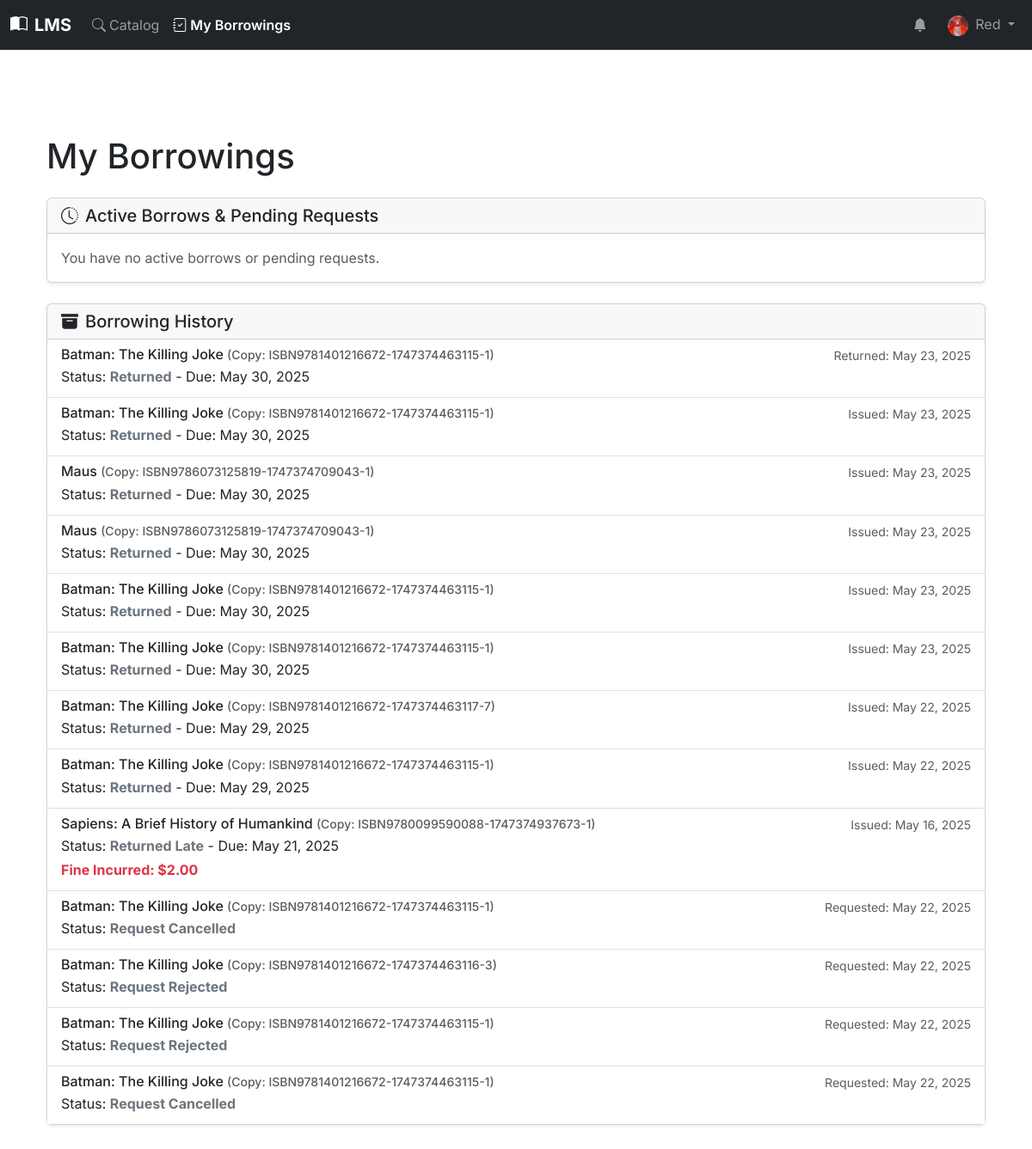
The page /my-borrowings/ (signed in) on the database as committed earlier.
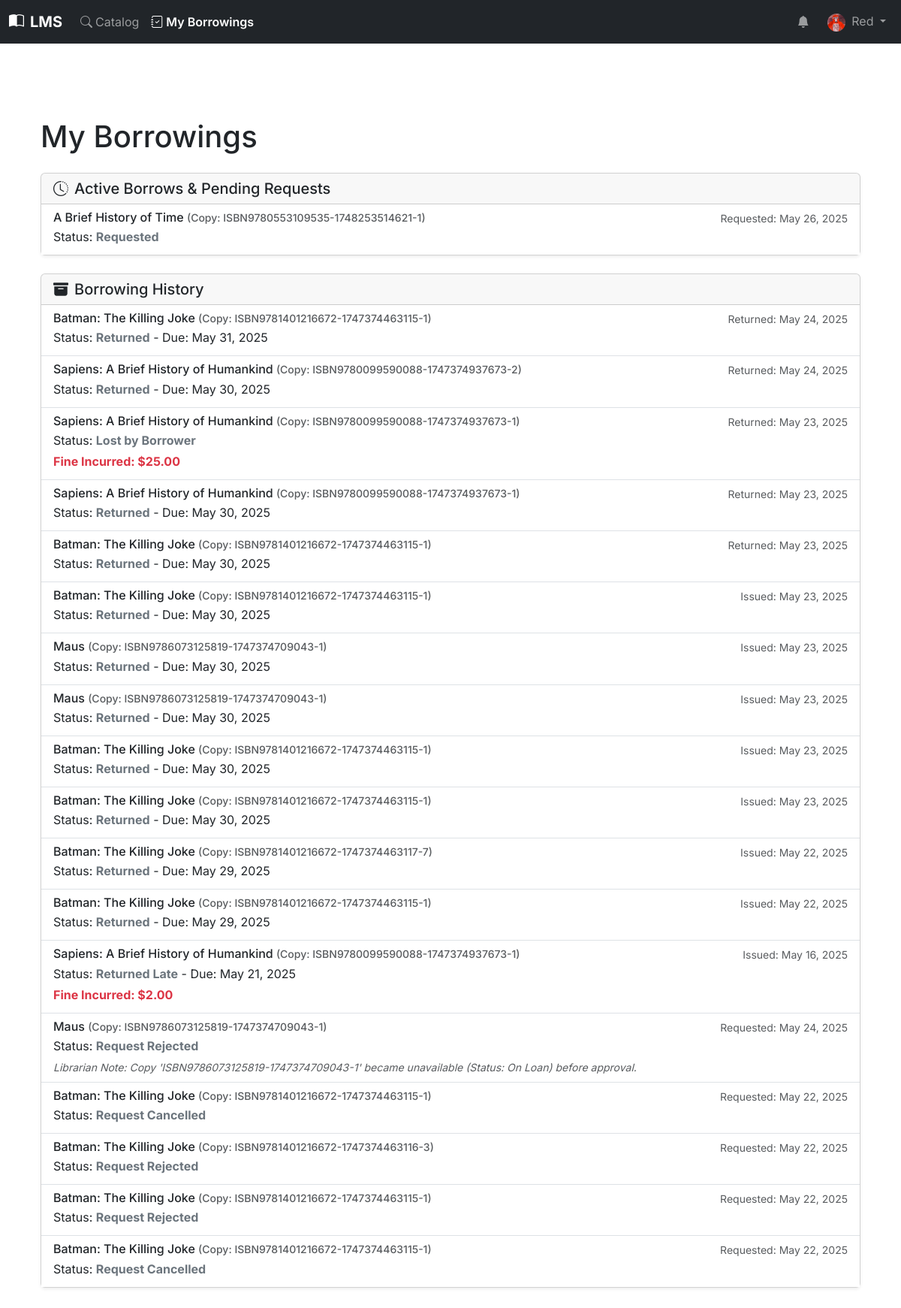
The same page on the database as committed later.
### books/models.py (models this page shows, shortened)
class Borrowing(models.Model):
    book_copy = models.ForeignKey(
        BookCopy,
        on_delete=models.PROTECT,
        related_name='borrowings',
        help_text=_("The specific copy of the book being borrowed")
    )
    borrower = models.ForeignKey(
        settings.AUTH_USER_MODEL,
        on_delete=models.CASCADE,
        related_name='borrowings',
        help_text=_("The user borrowing the book")
    )
    request_date = models.DateTimeField(
        verbose_name=_("Request Date"),
        auto_now_add=True,
        help_text=_("Date and time the borrow request was made or manual issue initiated.")
    )
    issue_date = models.DateTimeField(
        verbose_name=_("Issue Date"),
        null=True, blank=True,
        help_text=_("Date and time the loan was approved and officially started.")
    )
    due_date = models.DateField(
        verbose_name=_("Due Date"),
        help_text=_("Date the book is due to be returned. Set by user/staff during request/approval.")
    )
    return_date = models.DateTimeField(
        verbose_name=_("Actual Return Date"),
        null=True, blank=True,
        help_text=_("Date and time the book was actually returned.")
    )
    STATUS_CHOICES = [
        ('REQUESTED', _('Requested')),                  # Book is requested before librarian approval
        ('ACTIVE', _('Active')),                        # Book is currently borrowed by the user
        ('RETURNED', _('Returned')),                    # Book has been returned on or before the due date
        ('RETURNED_LATE', _('Returned Late')),          # Book returned after the due date
        ('OVERDUE', _('Overdue')),                      # Book not yet returned and is past its due date
        ('REJECTED', _('Request Rejected')),            # Borrow request was rejected by librarian
        ('CANCELLED', _('Request Cancelled')),          # If a borrow request was cancelled before approval
        ('LOST_BY_BORROWER', _('Lost by Borrower')),    # Borrower reported or confirmed the book as lost
    ]
    status = models.CharField(
        max_length=20,
        choices=STATUS_CHOICES,
        default='REQUESTED',
        help_text=_("Current status of this borrowing record")
    )
    fine_amount = models.DecimalField(
        max_digits=6,
        decimal_places=2,
        default=0.00,
        help_text=_("Fine incurred for this borrowing, if any (e.g., for late return)")
    )
    notes_by_librarian = models.TextField(
        blank=True,
        null=True,
        help_text=_("Internal notes by librarian regarding this loan (e.g., damage noted on return) (optional)")
    )
    class Meta:
        ordering = ['-request_date']
        verbose_name = _('Borrowing Record')
        verbose_name_plural = _('Borrowing Records')

class BookCopy(models.Model):
    book = models.ForeignKey(
        Book,
        on_delete=models.CASCADE,
        related_name='copies',
        help_text=_("The book title this specific copy belongs to")
    )
    copy_id = models.CharField(
        max_length=100,
        unique=True,
        help_text=_("Unique library barcode or identifier for this specific physical copy")
    )
    STATUS_CHOICES = [
        ('Available', _('Available')),
        ('On Loan', _('On Loan')),
        ('Reserved', _('Reserved')),
        ('Lost', _('Lost')),
        ('Damaged', _('Damaged')),
        ('In Repair', _('In Repair')),
        ('Withdrawn', _('Withdrawn from Collection')),
    ]
    status = models.CharField(
        max_length=20,
        choices=STATUS_CHOICES,
        default='Available',
        help_text=_("Current status of this book copy")
    )
    date_acquired = models.DateField(
        null=True,
        blank=True,
        help_text=_("Date this specific copy was acquired by the library (optional)")
    )
    condition_notes = models.TextField(
        blank=True,
        null=True,
        help_text=_("Notes on the condition of this copy (e.g., slight tear on cover, missing page) (optional)")
    )
    class Meta:
        ordering = ['book__title', 'copy_id']
        verbose_name = _('Book Copy')
        verbose_name_plural = _('Book Copies')

class Book(models.Model):
    isbn = models.CharField(
        _('ISBN-13'),
        max_length=17,
        primary_key=True,
        unique=True,
        validators=[isbn_validator],
        help_text=_('13 Character ISBN number. Must be unique. (e.g., 978-0596009205)')
    )
    title = models.CharField(
        max_length=255,
        help_text=_("Enter the title of the book")
    )
    authors = models.ManyToManyField(
        Author,
        related_name='books',
        help_text=_("Select or add authors for this book")
    )
    publisher = models.CharField(
        max_length=200,
        blank=True,
        null=True,
        help_text=_("Publisher of the book (optional)")
    )
    publication_date = models.DateField(
        null=True,
        blank=True,
        help_text=_("Date the book was published (optional)")
    )
    edition = models.CharField(
        max_length=100,
        blank=True,
        null=True,
        help_text=_("e.g., 1st Edition, Revised Edition (optional)")
    )
    page_count = models.PositiveIntegerField(
        null=True,
        blank=True,
        help_text=_("Total number of pages (optional)")
    )
    description = models.TextField(
        blank=True,
        null=True,
        help_text=_("A brief description or summary of the book (optional)")
    )
    cover_image = models.ImageField(
        _("Cover Image"),
        upload_to='book_covers/',
        blank=True,
        null=True,
        help_text=_("Upload the book's cover image (optional).")
    )
    categories = models.ManyToManyField(
        Category,
        related_name='books',
        help_text=_("Select or add categories for this book")
    )
    date_added_to_system = models.DateTimeField(
        auto_now_add=True,
        help_text=_("Date this book record was added to the system")
    )
    last_updated = models.DateTimeField(
        auto_now=True,
        help_text=_("Date this book record was last updated")
    )
    total_borrows = models.PositiveIntegerField(
        default=0,
        help_text=_("How many times this book title has been borrowed overall")
    )
    def display_authors(self):
        """Helper method to display authors in the Django admin interface."""
        return ', '.join(author.name for author in self.authors.all()[:3])
    display_authors.short_description = _('Authors')
    def display_categories(self):
        """Helper method to display categories in the Django admin interface."""
        return ', '.join(category.name for category in self.categories.all()[:3])
    display_categories.short_description = _('Categories')
    class Meta:
        ordering = ['title', 'isbn']
        verbose_name = _('Book')
        verbose_name_plural = _('Books')

### users/views.py (the view)
# urls.py: path('my-borrowings/', views.my_borrowings_view, name='my_borrowings'),
@login_required
def my_borrowings_view(request):
    if request.user.role in ['LIBRARIAN', 'ADMIN'] or request.user.is_staff:
        messages.info(request, _("Staff members should use the dashboard to manage borrowings."))
        return redirect('books:dashboard_home')
    user_borrowings = Borrowing.objects.filter(borrower=request.user).select_related('book_copy__book').order_by('-issue_date', '-request_date')
    active_borrowing_statuses = ['ACTIVE', 'OVERDUE', 'REQUESTED']
    past_borrowing_statuses = ['RETURNED', 'RETURNED_LATE', 'CANCELLED', 'REJECTED', 'LOST_BY_BORROWER']
    active_borrowings = user_borrowings.filter(status__in=active_borrowing_statuses)
    past_borrowings = user_borrowings.filter(status__in=past_borrowing_statuses)
    context = {
        'active_borrowings': active_borrowings,
        'past_borrowings': past_borrowings,
        'page_title': _('My Borrowings'),
        'view_context': 'portal',
    }
    return render(request, 'users/portal/my_borrowings.html', context)

### users/templates/users/portal/my_borrowings.html (shortened to what the changed rows need)
{% extends "portal/portal_base.html" %}
{% load static %}
{% load bootstrap5 %}
{% block portal_content %}
<div class="container py-4">
    <h1 class="mb-4">{{ page_title }}</h1>
    <div class="card shadow-sm mb-4">
        <div class="card-body p-0">
            {% if active_borrowings %}
                <div class="list-group list-group-flush">
                    {% for borrowing in active_borrowings %}
                    <a href="{% url 'books:portal_borrowing_detail' borrowing_id=borrowing.id %}" class="list-group-item list-group-item-action">
                        <div class="d-flex w-100 justify-content-between">
                            <h6 class="mb-1">
                                {{ borrowing.book_copy.book.title }}
                                <small class="text-muted">(Copy: {{ borrowing.book_copy.copy_id }})</small>
                            </h6>
                            <small class="text-muted">
                                {% if borrowing.status == 'LOST_BY_BORROWER' and borrowing.return_date %}
                                    Declared Lost: {{ borrowing.return_date|date:"M d, Y" }}
                                {% elif borrowing.return_date %}
                                    Returned: {{ borrowing.return_date|date:"M d, Y" }}
                                {% elif borrowing.issue_date %}
                                     Issued: {{ borrowing.issue_date|date:"M d, Y" }}
                                {% else %}
                                    Requested: {{ borrowing.request_date|date:"M d, Y" }}
                                {% endif %}
                            </small>
                        </div>
                        <p class="mb-1">
                            Status:
                            <span class="fw-bold
                                {% if borrowing.status == 'RETURNED_LATE' %}text-danger
                                {% elif borrowing.status == 'RETURNED' %}text-primary
                                {% elif borrowing.status == 'LOST_BY_BORROWER' %}text-dark
                                {% else %}text-secondary{% endif %}">
                                {{ borrowing.get_status_display }}
                            </span>
                        </p>
                    </a>
                    {% endfor %}
                </div>
            {% else %}
                <p class="p-3 text-muted mb-0">You have no active borrows or pending requests.</p>
            {% endif %}
        </div>
    </div>
    <div class="card shadow-sm">
        <div class="card-body p-0">
            {% if past_borrowings %}
                <div class="list-group list-group-flush">
                    {% for borrowing in past_borrowings %}
                    <a href="{% url 'books:portal_borrowing_detail' borrowing_id=borrowing.id %}" class="list-group-item list-group-item-action">
                        <div class="d-flex w-100 justify-content-between">
                             <h6 class="mb-1">
                                {{ borrowing.book_copy.book.title }}
                                <small class="text-muted">(Copy: {{ borrowing.book_copy.copy_id }})</small>
                            </h6>
                            <small class="text-muted">
                                {% if borrowing.return_date %}
                                    Returned: {{ borrowing.return_date|date:"M d, Y" }}
                                {% elif borrowing.issue_date %}
                                     Issued: {{ borrowing.issue_date|date:"M d, Y" }}
                                {% else %}
                                    Requested: {{ borrowing.request_date|date:"M d, Y" }}
                                {% endif %}
                            </small>
                        </div>
                        <p class="mb-1">
                            Status: <span class="fw-bold text-secondary">{{ borrowing.get_status_display }}</span>
                            {% if borrowing.status == 'RETURNED' or borrowing.status == 'RETURNED_LATE' %}
                                - Due: {{ borrowing.due_date|date:"F j, Y" }}
                            {% endif %}
                        </p>
                        {% if borrowing.fine_amount > 0 %}
                            <p class="mb-1 text-danger fw-bold">Fine Incurred: ${{ borrowing.fine_amount|floatformat:2 }}</p>
                        {% endif %}
                         {% if borrowing.notes_by_librarian %}
                            <small class="text-muted fst-italic">Librarian Note: {{ borrowing.notes_by_librarian }}</small>
                        {% endif %}
                    </a>
                    {% endfor %}
                </div>
            {% else %}
                <p class="p-3 text-muted mb-0">You have no past borrowing records.</p>
            {% endif %}
        </div>
    </div>
</div>
{% endblock portal_content %}

Rows that differ between the two databases and show on the page:
added Borrowing: book_copy.book "A Brief History of Time", book_copy.copy_id "ISBN9780553109535-1748253514621-1", request_date "May 26, 2025", status "Requested", shown under "Active Borrows & Pending Requests"
added Borrowing: book_copy.book "Batman: The Killing Joke", book_copy.copy_id "ISBN9781401216672-1747374463115-1", return_date "May 24, 2025", status "Returned", due_date "May 31, 2025", shown under "Borrowing History"
added Borrowing: book_copy.book "Sapiens: A Brief History of Humankind", book_copy.copy_id "ISBN9780099590088-1747374937673-2", return_date "May 24, 2025", status "Returned", due_date "May 30, 2025", shown under "Borrowing History"
added Borrowing: book_copy.book "Sapiens: A Brief History of Humankind", book_copy.copy_id "ISBN9780099590088-1747374937673-1", return_date "May 23, 2025", status "Lost by Borrower", fine_amount "25.00", shown under "Borrowing History"
added Borrowing: book_copy.book "Sapiens: A Brief History of Humankind", book_copy.copy_id "ISBN9780099590088-1747374937673-1", return_date "May 23, 2025", status "Returned", due_date "May 30, 2025", shown under "Borrowing History"
added Borrowing: book_copy.book "Maus", book_copy.copy_id "ISBN9786073125819-1747374709043-1", request_date "May 24, 2025", status "Request Rejected", notes_by_librarian "Copy 'ISBN9786073125819-1747374709043-1' became unavailable (Status: On Loan) before approval.", shown under "Borrowing History"
Other text that changed with them:
text no longer shown: "You have no active borrows or pending requests."
